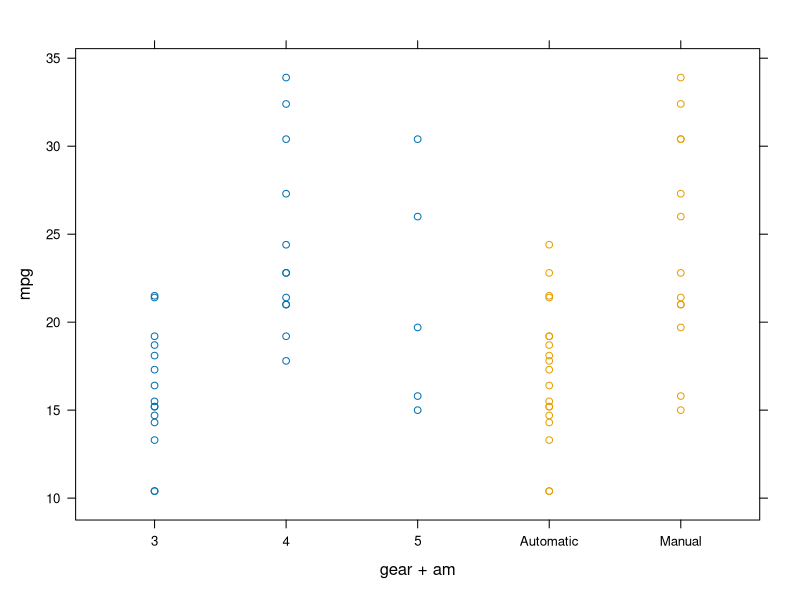

Recreate this plot in R. (Note: this script raises an error after producing the figure.)
## ---- chunk 1
str(islands)

islands[]

islands[c(8, 1, 1, 42)]

islands[-(3:46)]

islands[islands < 20]

islands[c("Madagascar", "Cuba")]

## ---- chunk 2

str(iris)
iris[1:5, ]
head(iris[, c("Sepal.Length", "Sepal.Width")])
head(iris[, 'Sepal.Length']) # interesting -- vector
head(iris[, 'Sepal.Length', drop=FALSE])
head(iris['Sepal.Length'])
iris[1:5, c("Sepal.Length", "Sepal.Width")]
 
## ---- chunk 3

sample(1:6, 10, replace=TRUE) # random number created by algo in R
 
set.seed(1) # set a particular set of random sequence for use
sample(1:6, 10, replace=TRUE) # this one sequence
sample(1:6, 10, replace=TRUE) # not immediately after, then will be diff set of sequence
 
set.seed(1) # if you do it again, specify the seed value
sample(1:6, 10, replace=TRUE) # the set of sequence will be the same 
  

## ---- chunk 4
set.seed(123)  # set seed value
index <- sample(1:nrow(iris), 5)  # replace = FALSE IS DEFAULT
index # assign the sequence to an object, it will remain the same
iris[index, ]
 

## ---- chunk 5

duplicated(c(1,2,1,3,1,4))
tail(duplicated(iris), 20)
which(duplicated(iris))
iris[duplicated(iris),]

# Specify a logical vector, where FALSE means that the element will be excluded
tail(iris[!duplicated(iris), ], 20)
 
index <- which(duplicated(iris))
tail(iris[-index, ], 20)
 

## ---- chunk 6

str(airquality)
complete.cases(airquality)
# a logical vector with the value TRUE for rows that are complete, and FALSE for rows that have some NA value
 
x <- airquality[complete.cases(airquality), ]
str(x)

# you can make use of na.omit() to omit all rows that contain NA values
x <- na.omit(airquality)
str(x)
 

## ---- chunk 7
 
x <- iris$Sepal.Length / iris$Sepal.Width
head(x)
 
# if you get tired of typing the dollar sign to extract columns of a data frame 
y <- with(iris, Sepal.Length / Sepal.Width)
head(y)

# use the identical() function to get R to tell you whether these values are, in fact, the same:
identical(x, y)
 
iris$ratio <- iris$Sepal.Length / iris$Sepal.Width

# here is within not with
iris <- within(iris, ratio <- Sepal.Length / Sepal.Width)

head(iris$ratio)
 

## ---- chunk 8
str(state.x77)
head(state.x77)
frost <- state.x77[, "Frost"]
frost
cut(frost, 3, include.lowest=TRUE) # include.lowest = FALSE is default
 

## ---- chunk 9
cut(frost, 3, include.lowest=TRUE, labels=c("Low", "Med", "High"))

x <- cut(frost, 3, include.lowest=TRUE, labels=c("Low", "Med", "High"))
x
str(x)
table(x)
 
## ---- chunk 10

class(state.x77)
all.states <- as.data.frame(state.x77)
all.states
all.states$Name <- rownames(state.x77) # index as states names become a new column
all.states # with a new column named "Name"
rownames(all.states)
str(all.states)
rownames(all.states) <- NULL
str(all.states)
head(all.states)

## ---- chunk 11

cold.states <- all.states[all.states$Frost>150, c("Name", "Frost")] # reorder columns in c("name", ...)
cold.states

## ---- chunk 12

large.states <- all.states[all.states$Area>=100000, c("Name", "Area")]
large.states
 
## ---- chunk 13

merge(cold.states, large.states)
merge(cold.states, large.states, all = FALSE)
merge(cold.states, large.states, all=TRUE)
merge(cold.states, large.states, all.x = TRUE)
merge(cold.states, large.states, all.y = TRUE)
# merge(cold.states, large.states, by.x = TRUE)  # by.x should not be used here
# merge(cold.states, large.states, by.y = TRUE)

## ---- chunk 14

index <- match(cold.states$Name, large.states$Name)

index
 
large.states[na.omit(index), ]
large.states

## ---- chunk 15

index <- cold.states$Name %in% large.states$Name
index

!is.na(match(cold.states$Name,large.states$Name))

cold.states[index, ] # differ from math, this is for cold.states
 

## ---- chunk 16

str(state.region)
class(state.region)
str(state.x77)
class(state.x77)
some.states <- data.frame(
     Region = state.region,
     state.x77)
 
some.states <- some.states[1:10, 1:3]
some.states
 

## ---- chunk 17

sort(some.states$Population)
## ---- chunk 18

sort(some.states$Population, decreasing=TRUE)
## ---- chunk 19

order.pop <- order(some.states$Population)
order.pop
## ---- chunk 20

some.states$Population[order.pop]
## ---- chunk 21

some.states[order.pop, ]
order(some.states$Population)
order(some.states$Population, decreasing=TRUE)
 
some.states[order(some.states$Population, decreasing=TRUE), ]
 

## ---- chunk 22
# sort region first, upon region order, sort 
index <- with(some.states, order(Region, Population))
some.states[index, ]
 

## ---- chunk 23

index <- order(-xtfrm(some.states$Region), some.states$Population)

some.states[index, ]

## ---- chunk 24

str(Titanic)
Titanic
apply(Titanic, 1, sum)
apply(Titanic, 2, sum)
apply(Titanic, 3, sum)
apply(Titanic, 4, sum)
apply(Titanic, c(3, 4), sum)

## ---- chunk 25
str(iris)
class(iris)
lapply(iris, class)
sapply(iris, class)
sapply(iris, mean)
sapply(iris, function(x) ifelse(is.numeric(x), mean(x), NA))
 

## ---- chunk 26

# You tell R to take the Sepal.Length column, split it according to Species, and then calculate the mean for each group.
tapply(iris$Sepal.Length, iris$Species, mean)

with(iris, tapply(Sepal.Length, Species, mean))
 
## ---- chunk 27

str(mtcars)
mtcars
cars <- within(mtcars,
    am <- factor(am, levels=0:1, labels=c("Automatic", "Manual"))
)
cars
with(cars, tapply(mpg, am, mean))
with(cars, tapply(mpg, list(gear, am), mean)) # gear as rows, am as columns
 

## ---- chunk 28

# created three columns
with(cars, aggregate(mpg, list(gear=gear, am=am), mean)) 

## ---- chunk 29

aggregate(mpg ~ gear + am, data=cars, mean)
 
aov(mpg ~ gear + am, data=cars)
 
library(lattice)

xyplot(mpg ~ gear + am, data=cars)
 
## ---- chunk 30

library("reshape2")
 
goals <- data.frame(
    Game = c("1st", "2nd", "3rd", "4th"),
    Venue = c("Bruges", "Ghent", "Ghent", "Bruges"),
    Granny = c(12, 4, 5, 6),
    Geraldine = c(5, 4, 2, 4),
    Gertrude = c(11, 5, 6, 7)
)
 

## ---- chunk 31

# identifiers
mgoals <- melt(goals)
mgoals <- melt(goals, id.vars=c("Game", "Venue"))
str(mgoals)
class(mgoals)
mgoals
 
## ---- chunk 32

dcast(mgoals,  Venue + Game ~ variable, sum)
dcast(mgoals, variable ~ Venue , sum)
dcast(mgoals,  Venue ~ variable , sum)
 
dcast(mgoals,  Venue + variable ~ Game , sum)
 

## ---- chunk 33

library(ggplot2)

ggplot(mgoals, aes(x=variable, y=value, fill=Game)) + geom_bar()
